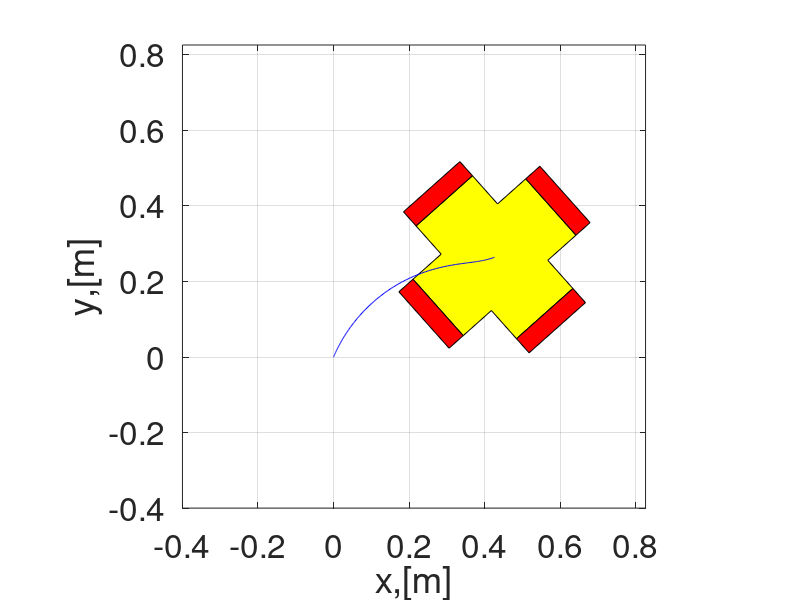
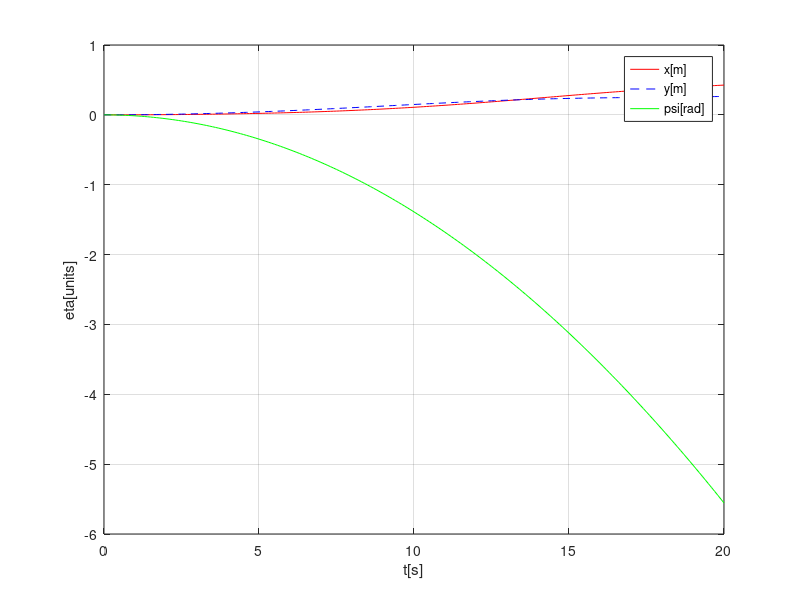
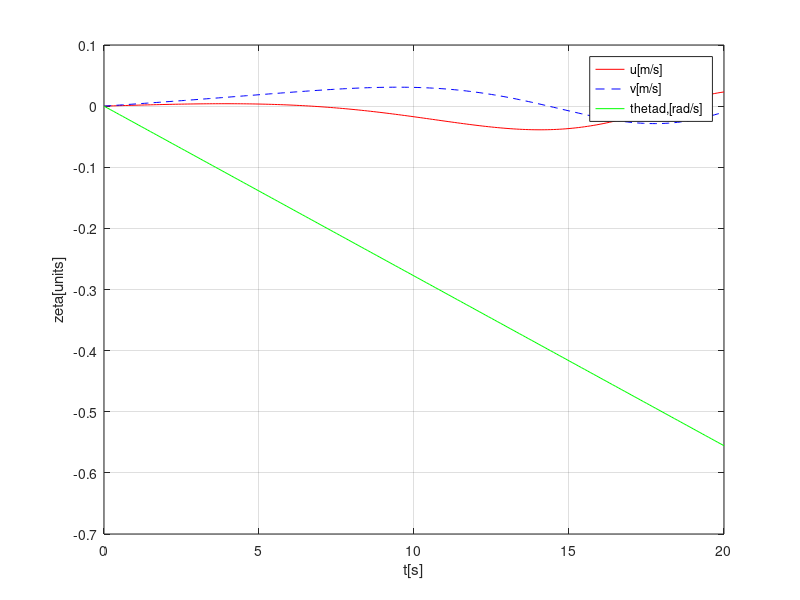
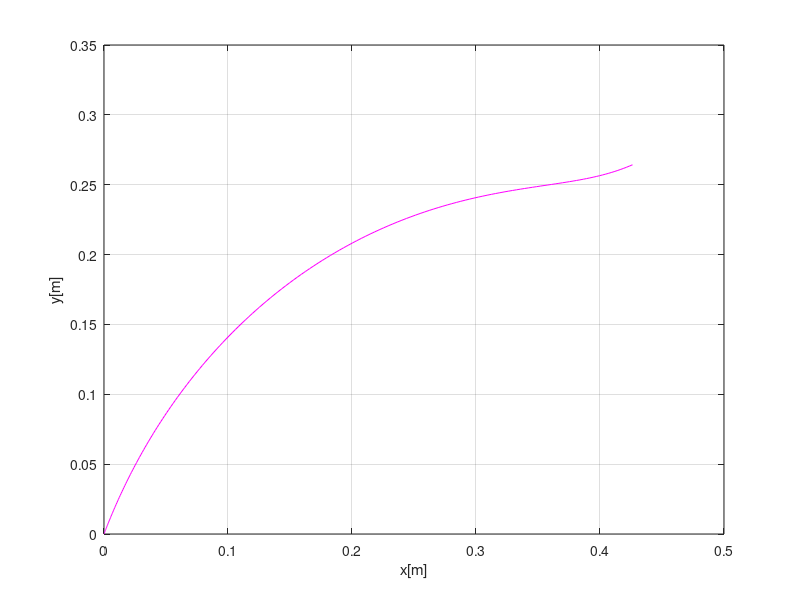

Write MATLAB code to recreate these figures, in order.
% Dynamic Model
clc; close all;
% Simulation parameters 
dt = 0.1; % step size
ts = 20; % total simulation time
t = 0:dt:ts; % span 

% Physical parameters (updated)
l = 0.4; % length of the vehicle (400mm)
t_edge = 0.2; % thickness of the edges (200mm)
a = 0.1; % wheel radius (100mm)
b = 0.05; % wheel thickness (50mm)

% Initial conditions
eta0 = [0;0;0]; % actual initial position of the wmr
zeta0 = [0;0;0]; % inital motion of the wmr

eta(:,1) = eta0;
zeta(:,1) = zeta0;

% Mwr Physical Parameters
m = 10;
Iz = 0.9;

xbc = 0;
ybc = 0;

% ODE solution (Euler Method)
for i = 1:length(t)
    u = zeta(1,i); v = zeta(2,i); r = zeta(3,i);

    % Interia Matrix
    D = [m,0,0; 0,m,0; 0,0,Iz];
    
    % Other Forces
    n_v = [-m*r*(v+xbc*r); m*r*(u-ybc*r); m*r*(xbc*u+ybc*v);];
    
    
    % Wheel configuration matrix (updated)
    W = [a/2,0,a/2,0; 0,a/2,0,a/2; -(a/(2*l)), -(a/(2*l)),(a/(2*l)),(a/(2*l))];
    % wheel inputs (traction matrix)
    kappa = [0.1;0.5;0.2;0.2];
    % Input forces
    tau(:,i) = W*kappa;

    x(i) = eta(1,i);
    y(i) = eta(2,i);
    psi(i) = eta(3,i); % generalized/relative orientation of the vehicle
    
    % Jacobain matrix
    J_psi = [cos(psi(i)),-sin(psi(i)), 0; sin(psi(i)), cos(psi(i)), 0; 0, 0, 1];
     
    zeta_dot(:,i) = pinv(D)*(tau(:,i) - n_v - 0*0.5*zeta(:,i));
    zeta(:,i+1) = zeta(:,i) + dt*zeta_dot(:,i); 
    
    eta(:,i+1) = eta(:,i) + dt*(J_psi*(zeta(:,i) + 0.5*zeta_dot(:,i)*dt));
end

% Plus shape coordinates (updated)
plus_v = [-t_edge/2, t_edge/2, t_edge/2, l/2, l/2, t_edge/2, t_edge/2,-t_edge/2, -t_edge/2, -l/2,-l/2, -t_edge/2;
           l/2, l/2, l/2-t_edge/2, l/2-t_edge/2, -(l/2-t_edge/2),-(l/2-t_edge/2), -l/2, -l/2, -(l/2-t_edge/2), -(l/2-t_edge/2), l/2-t_edge/2, l/2-t_edge/2]; % vehicle shape (updated)
box_w = [-a, a, a, -a, -a; -b/2, -b/2, b/2, b/2, -b/2]; % wheels
% Animation
for i = 1:length(t)
    R_psi = [cos(psi(i)),-sin(psi(i));sin(psi(i)),+cos(psi(i))];

% Configuration 1
R_w1 = [cosd(0),-sind(0);sind(0),+cosd(0)];
R_w2 = [cosd(90),-sind(90);sind(90),+cosd(90)];
R_w3 = [cosd(0),-sind(0);sind(0),+cosd(0)];
R_w4 = [cosd(90),-sind(90);sind(90),+cosd(90)];

veh_ani = R_psi * plus_v; % vehicle animation (updated)
% Configuration 1
wheel_1 = R_psi * (R_w1*box_w + [-t_edge/2+a; l/2+b/2]);
wheel_2 = R_psi * (R_w2*box_w + [l/2+b/2; t_edge/2-a]);
wheel_3 = R_psi * (R_w3*box_w + [t_edge/2-a; -l/2-b/2]);
wheel_4 = R_psi * (R_w4*box_w + [-l/2-b/2; -t_edge/2+a]);

fill(veh_ani(1,:)+x(i),veh_ani(2,:)+y(i),'y');
hold on
fill(wheel_1(1,:)+x(i),wheel_1(2,:)+y(i),'r');
fill(wheel_2(1,:)+x(i),wheel_2(2,:)+y(i),'r');
fill(wheel_3(1,:)+x(i),wheel_3(2,:)+y(i),'r');
fill(wheel_4(1,:)+x(i),wheel_4(2,:)+y(i),'r');

plot(x(1:i),y(1:i),'b-');
set(gca,'fontsize',24)
xlabel('x,[m]');
ylabel('y,[m]');
llim = min(min(x),min(y)) - l;
ulim = max(max(x),max(y)) + l;
axis([llim ulim llim ulim]);
axis square
grid on
pause(0.1)
hold off
end

% Plots
figure
plot(t,eta(1,1:i), 'r-', t,eta(2,1:i), 'b--', t,eta(3,1:i), 'g');
legend('x[m]','y[m]','psi[rad]');
xlabel('t[s]');
ylabel('eta[units]');
grid on

figure
plot(t,zeta(1,1:i), 'r-', t,zeta(2,1:i), 'b--', t,zeta(3,1:i), 'g');
legend('u[m/s]','v[m/s]','thetad,[rad/s]');
xlabel('t[s]');
ylabel('zeta[units]');
grid on

figure
plot(eta(1,1:i),eta(2,1:i), 'm-');
ylabel('y[m]');
xlabel('x[m]');
grid on
